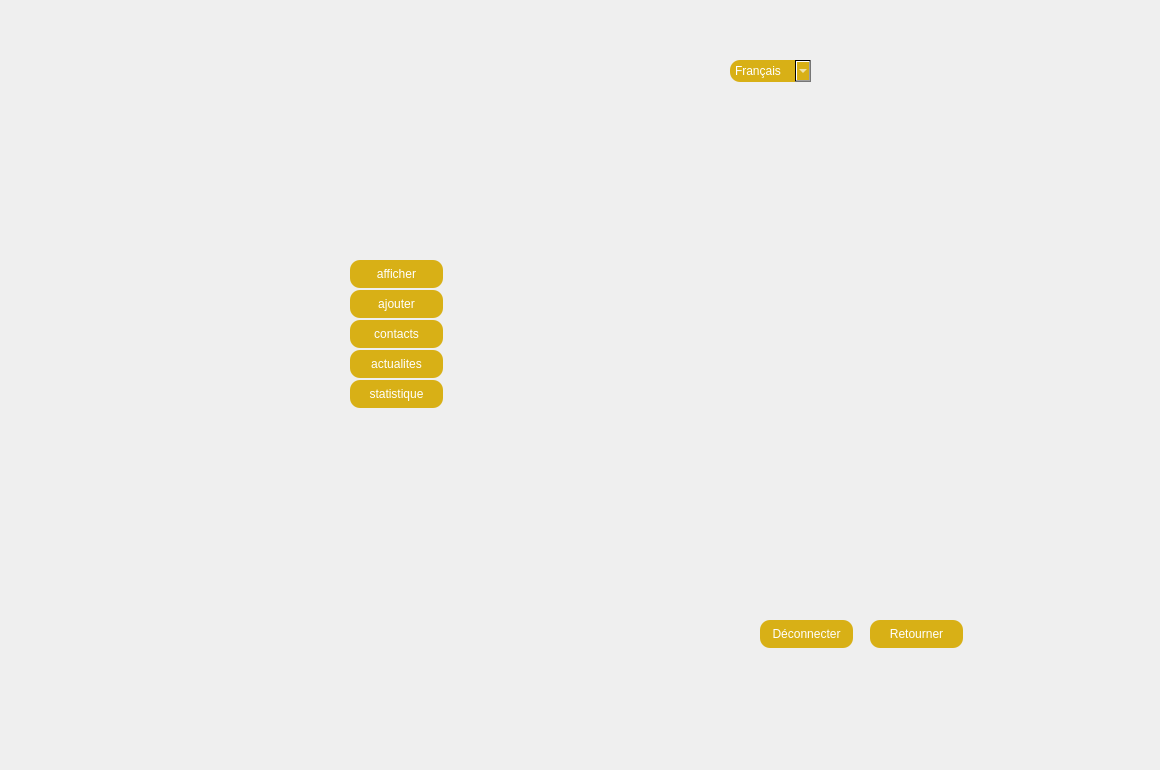
        <widget class="QWidget" name="tab_13">
         <attribute name="title">
          <string>acceuil</string>
         </attribute>
         <widget class="QPushButton" name="afficheraceuille">
          <property name="geometry">
           <rect>
            <x>350</x>
            <y>260</y>
            <width>93</width>
            <height>28</height>
           </rect>
          </property>
          <property name="styleSheet">
           <string notr="true">color: rgb(255, 255, 255);
background-color:  QLinearGradient(x1: 0, y1: 0, x2: 0, y2: 1, stop: 0#D8B016, stop: 1 #D8B016);
 border-radius: 10;</string>
          </property>
          <property name="text">
           <string>afficher</string>
          </property>
         </widget>
         <widget class="QPushButton" name="ajouteraceuille">
          <property name="geometry">
           <rect>
            <x>350</x>
            <y>290</y>
            <width>93</width>
            <height>28</height>
           </rect>
          </property>
          <property name="styleSheet">
           <string notr="true">color: rgb(255, 255, 255);
background-color:  QLinearGradient(x1: 0, y1: 0, x2: 0, y2: 1, stop: 0#D8B016, stop: 1 #D8B016);
 border-radius: 10;</string>
          </property>
          <property name="text">
           <string>ajouter</string>
          </property>
         </widget>
         <widget class="QPushButton" name="pushButton_6">
          <property name="geometry">
           <rect>
            <x>350</x>
            <y>320</y>
            <width>93</width>
            <height>28</height>
           </rect>
          </property>
          <property name="styleSheet">
           <string notr="true">color: rgb(255, 255, 255);
background-color:  QLinearGradient(x1: 0, y1: 0, x2: 0, y2: 1, stop: 0#D8B016, stop: 1 #D8B016);
 border-radius: 10;</string>
          </property>
          <property name="text">
           <string>contacts</string>
          </property>
         </widget>
         <widget class="QPushButton" name="actualitesaccuille">
          <property name="geometry">
           <rect>
            <x>350</x>
            <y>350</y>
            <width>93</width>
            <height>28</height>
           </rect>
          </property>
          <property name="styleSheet">
           <string notr="true">color: rgb(255, 255, 255);
background-color:  QLinearGradient(x1: 0, y1: 0, x2: 0, y2: 1, stop: 0#D8B016, stop: 1 #D8B016);
 border-radius: 10;</string>
          </property>
          <property name="text">
           <string>actualites</string>
          </property>
         </widget>
         <widget class="QPushButton" name="statistiquesaceuille">
          <property name="geometry">
           <rect>
            <x>350</x>
            <y>380</y>
            <width>93</width>
            <height>28</height>
           </rect>
          </property>
          <property name="styleSheet">
           <string notr="true">color: rgb(255, 255, 255);
background-color:  QLinearGradient(x1: 0, y1: 0, x2: 0, y2: 1, stop: 0#D8B016, stop: 1 #D8B016);
 border-radius: 10;</string>
          </property>
          <property name="text">
           <string>statistique</string>
          </property>
         </widget>
         <widget class="QComboBox" name="tradu_2">
          <property name="geometry">
           <rect>
            <x>730</x>
            <y>60</y>
            <width>81</width>
            <height>22</height>
           </rect>
          </property>
          <property name="styleSheet">
           <string notr="true">color: rgb(255, 255, 255);
background-color:  QLinearGradient(x1: 0, y1: 0, x2: 0, y2: 1, stop: 0#D8B016, stop: 1 #D8B016);
 border-radius: 10;</string>
          </property>
          <item>
           <property name="text">
            <string>Français</string>
           </property>
          </item>
          <item>
           <property name="text">
            <string>العربية</string>
           </property>
          </item>
          <item>
           <property name="text">
            <string>English</string>
           </property>
          </item>
         </widget>
         <widget class="QPushButton" name="pushButton_3">
          <property name="geometry">
           <rect>
            <x>870</x>
            <y>620</y>
            <width>93</width>
            <height>28</height>
           </rect>
          </property>
          <property name="styleSheet">
           <string notr="true">color: rgb(255, 255, 255);
background-color:  QLinearGradient(x1: 0, y1: 0, x2: 0, y2: 1, stop: 0#D8B016, stop: 1 #D8B016);
 border-radius: 10;</string>
          </property>
          <property name="text">
           <string>Retourner</string>
          </property>
         </widget>
         <widget class="QLabel" name="graph">
          <property name="geometry">
           <rect>
            <x>-10</x>
            <y>-5</y>
            <width>1151</width>
            <height>761</height>
           </rect>
          </property>
          <property name="text">
           <string/>
          </property>
          <property name="pixmap">
           <pixmap>../../../Downloads/Untitled-1 copy.png</pixmap>
          </property>
         </widget>
         <widget class="QPushButton" name="decon_3">
          <property name="geometry">
           <rect>
            <x>760</x>
            <y>620</y>
            <width>93</width>
            <height>28</height>
           </rect>
          </property>
          <property name="styleSheet">
           <string notr="true">color: rgb(255, 255, 255);
background-color:  QLinearGradient(x1: 0, y1: 0, x2: 0, y2: 1, stop: 0#D8B016, stop: 1 #D8B016);
 border-radius: 10;</string>
          </property>
          <property name="text">
           <string>Déconnecter</string>
          </property>
         </widget>
         <zorder>graph</zorder>
         <zorder>afficheraceuille</zorder>
         <zorder>ajouteraceuille</zorder>
         <zorder>pushButton_6</zorder>
         <zorder>actualitesaccuille</zorder>
         <zorder>statistiquesaceuille</zorder>
         <zorder>tradu_2</zorder>
         <zorder>pushButton_3</zorder>
         <zorder>decon_3</zorder>
        </widget>
